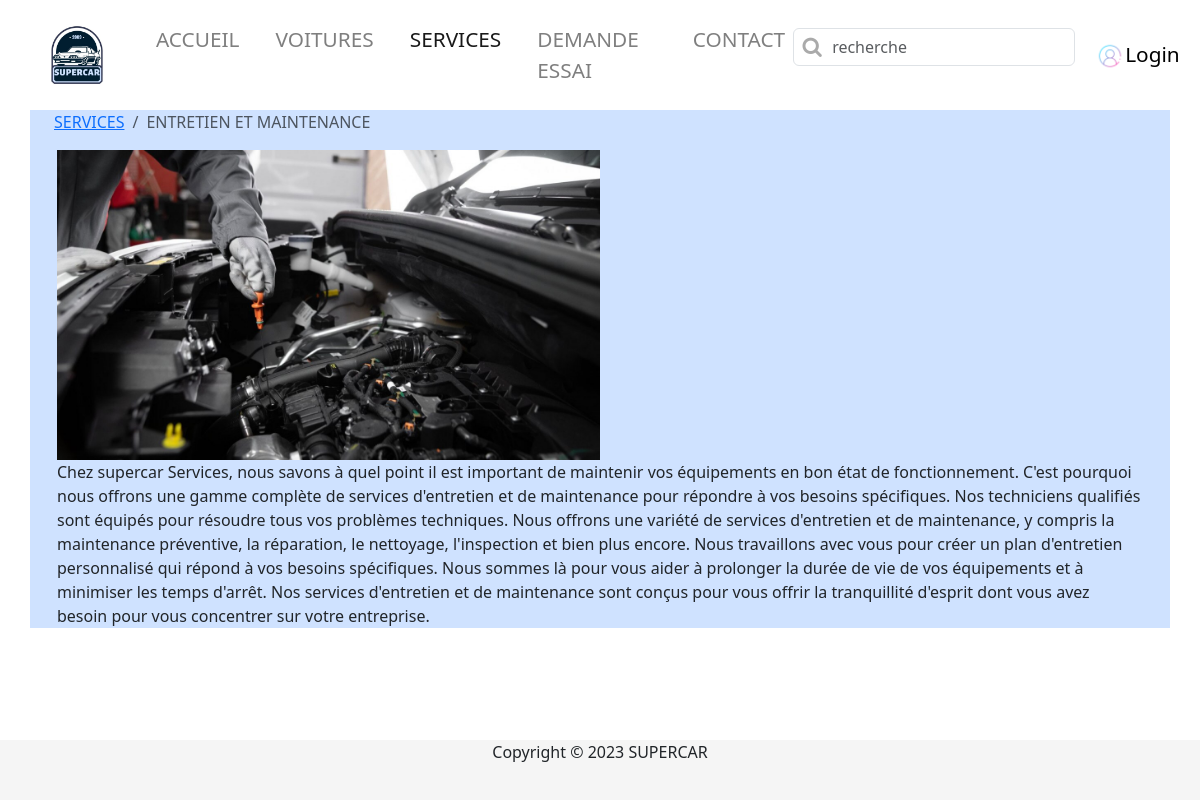
Screenshot of /services/detservice.php?ids=1 with the database file from the repository.
### tables this page shows
CREATE TABLE IF NOT EXISTS `service` (
  `id_service` int NOT NULL AUTO_INCREMENT,
  `nom_service` varchar(50) DEFAULT NULL,
  `image_service` varchar(100) DEFAULT NULL,
  `petitePhrases` varchar(255) DEFAULT NULL,
  `description` varchar(2000) DEFAULT NULL,
  PRIMARY KEY (`id_service`)
);

### requetes/services.php (called while the page is built, shortened)
<?php
function service(){
    global $bdd;
    $id = (int)$_GET['ids'];
    $sql = "SELECT * FROM `service` WHERE id_service=?";
    $service = $bdd -> prepare($sql);
    $service-> execute([$id]);
    $service = $service -> fetch();
    return $service;
}
?>

### services/detservice.php (the view, shortened to what this page needs)
<?php
require_once("../requetes/bdconnect.php");
include("../requetes/services.php");
if (isset($_GET['ids'])) {
  $service = service();
}else{
  header("Location : ../index.php");
}
?>
<!DOCTYPE html>
<html lang="fr">
<head>
    <link rel="stylesheet" href="https://cdnjs.cloudflare.com/ajax/libs/font-awesome/4.7.0/css/font-awesome.min.css">
    <link rel="stylesheet" href="https://cdnjs.cloudflare.com/ajax/libs/twitter-bootstrap/4.1.3/css/bootstrap.min.css">
    <link href="https://cdn.jsdelivr.net/npm/bootstrap@5.3.0-alpha1/dist/css/bootstrap.min.css" rel="stylesheet">
     <link rel="stylesheet" href="../assets/Style/style.css">
     <link rel="stylesheet" href="../assets/Style/voiture.css">
</head>
<body>
    <?php
    include("../header.php");
    ?>
<main class="container py">
    <div class="container">
      <nav aria-label="breadcrumb">
        <ol class="breadcrumb">
          <li class="breadcrumb-item"><a href="index.php">SERVICES</a></li>
          <li class="breadcrumb-item active" aria-current="page"><?=$service['nom_service']?></li>
        </ol>
      </nav>
    </div>
    <div class="col-lg-12">
        <img src="../<?=$service['image_service']?>" alt="Mon image" class="w-50 h-50">
        <p>
        <?=$service['description']?>
         </p>
    </div>
</main>
<footer>
  <div class="container">
    <div class="row">
      <div class="col-12 text-center">
        <p>Copyright © 2023 SUPERCAR</p>
      </div>
    </div>
  </div>
</footer>
</body>
</html>

### assets/Style/style.css (style rules this page uses)
footer { margin-bottom: 0; background-color: white; }

### assets/Style/voiture.css (style rules this page uses)
main { background-color: #cfe2ff; }

### services/detservice.php (style rules this page uses)
footer { position: absolute; bottom: 0; width: 100%; height: 60px; background-color: #f5f5f5; }

### rows the page displays
service: nom_service "ENTRETIEN ET MAINTENANCE", image_service (picture), description "Chez supercar Services, nous savons à quel point il est important de maintenir vos équipements en bon état de fonctionnement. C'est pourquoi nous offrons une gamme complète de services d'entretien et de maintenance pour répondre à vos besoins spécifiques. Nos techniciens qualifiés sont équipés pour résoudre tous vos problèmes techniques. Nous offrons une variété de services d'entretien et de maintenance, y compris la maintenance préventive, la réparation, le nettoyage, l'inspection et bien plus encore. Nous travaillons avec vous pour créer un plan d'entretien personnalisé qui répond à vos besoins spécifiques. Nous sommes là pour vous aider à prolonger la durée de vie de vos équipements et à…"
